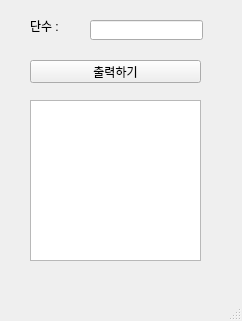
<?xml version="1.0" encoding="UTF-8"?>
<ui version="4.0">
 <class>le2</class>
 <widget class="QMainWindow" name="le2">
  <property name="geometry">
   <rect>
    <x>0</x>
    <y>0</y>
    <width>242</width>
    <height>321</height>
   </rect>
  </property>
  <property name="windowTitle">
   <string>MainWindow</string>
  </property>
  <widget class="QWidget" name="centralwidget">
   <widget class="QLabel" name="lbl">
    <property name="geometry">
     <rect>
      <x>30</x>
      <y>20</y>
      <width>56</width>
      <height>12</height>
     </rect>
    </property>
    <property name="text">
     <string>단수 : </string>
    </property>
   </widget>
   <widget class="QLineEdit" name="le">
    <property name="geometry">
     <rect>
      <x>90</x>
      <y>20</y>
      <width>113</width>
      <height>20</height>
     </rect>
    </property>
   </widget>
   <widget class="QPushButton" name="pb">
    <property name="geometry">
     <rect>
      <x>30</x>
      <y>60</y>
      <width>171</width>
      <height>23</height>
     </rect>
    </property>
    <property name="text">
     <string>출력하기</string>
    </property>
   </widget>
   <widget class="QTextEdit" name="te">
    <property name="geometry">
     <rect>
      <x>30</x>
      <y>100</y>
      <width>171</width>
      <height>161</height>
     </rect>
    </property>
   </widget>
  </widget>
  <widget class="QMenuBar" name="menubar">
   <property name="geometry">
    <rect>
     <x>0</x>
     <y>0</y>
     <width>242</width>
     <height>21</height>
    </rect>
   </property>
  </widget>
  <widget class="QStatusBar" name="statusbar"/>
 </widget>
 <resources/>
 <connections/>
</ui>
